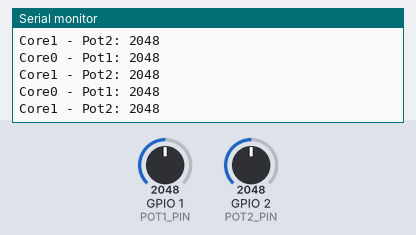
Recording of a sketch running on a simulated ESP32. On the bench: the last lines printed to the serial monitor. The test bench sets the inputs (shaded band); at power-on: GPIO 1 (POT1_PIN) = 2048, GPIO 2 (POT2_PIN) = 2048 (analog values on the 0–4095 scale).

Above: at 1.3 s.
1.4 s: GPIO 1 (POT1_PIN) set to 2866
At 1.81 s:
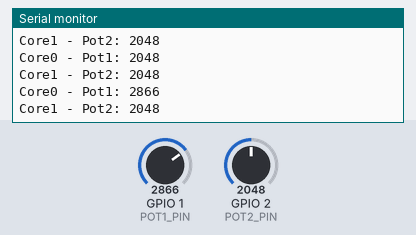
2.9 s: GPIO 2 (POT2_PIN) set to 2866
At 3.31 s:
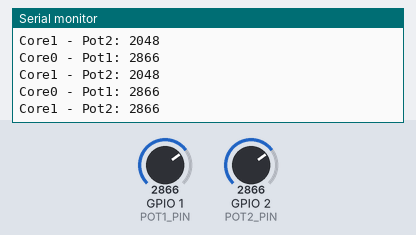
4.4 s: GPIO 1 (POT1_PIN) set to 3603
At 4.81 s:
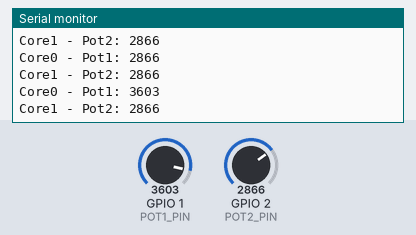
5.9 s: GPIO 2 (POT2_PIN) set to 3603
At 6.31 s:
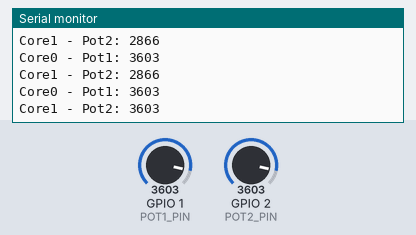
Timing chart, 0 to 8.4 s (numbered marks = the images above; inputs shaded):
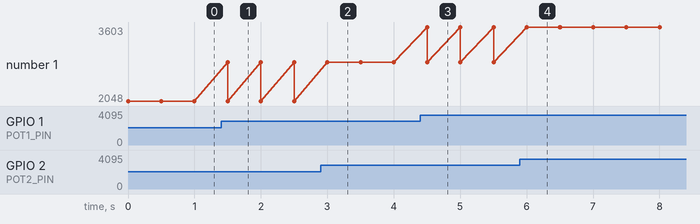

Measured:
- after the input at 1.4 s, the serial monitor: prints a new line after 0.10 s (image 1)
- after the input at 2.9 s, the serial monitor: prints a new line after 0.10 s (image 2)
- after the input at 4.4 s, the serial monitor: prints a new line after 0.10 s (image 3)
- after the input at 5.9 s, the serial monitor: prints a new line after 0.10 s (image 4)

The sketch:

Potentiometer.ino
```cpp
#include <Arduino.h>

#define POT1_PIN 1
#define POT2_PIN 2

void taskPot1(void *pvParameters);
void taskPot2(void *pvParameters);

void setup() {
  Serial.begin(115200);
  analogReadResolution(12);

  xTaskCreatePinnedToCore(taskPot1, "Pot1_Task", 4096, NULL, 1, NULL, 0);
  xTaskCreatePinnedToCore(taskPot2, "Pot2_Task", 4096, NULL, 1, NULL, 1);
}

void loop() {}

void taskPot1(void *pvParameters) {
  for (;;) {
    int val = analogRead(POT1_PIN);
    Serial.printf("Core0 - Pot1: %d\n", val);
    vTaskDelay(500 / portTICK_PERIOD_MS);
  }
}

void taskPot2(void *pvParameters) {
  for (;;) {
    int val = analogRead(POT2_PIN);
    Serial.printf("Core1 - Pot2: %d\n", val);
    vTaskDelay(500 / portTICK_PERIOD_MS);
  }
}
```
